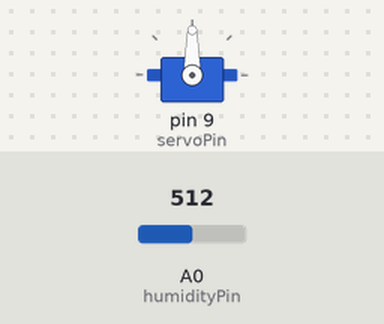
A sketch run on a simulated Arduino Uno, built with avr-gcc and run on an emulated ATmega328P. Parts: servo. Inputs (shaded band) come from the test bench; at power-on: A0 (humidityPin) = 512.

Above: at 1.8 s.
1.9 s: A0 (humidityPin) set to 686
3.4 s: A0 (humidityPin) set to 712
At 5.2 s:
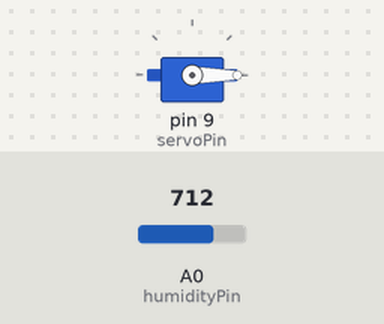
5.5 s: A0 (humidityPin) set to 690
At 6.7 s:
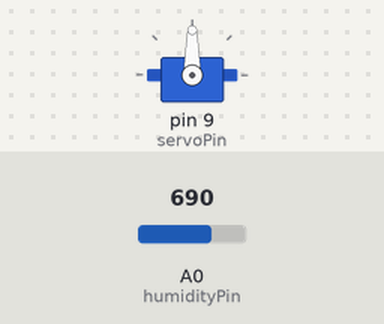
7.5 s: A0 (humidityPin) set to 710
At 9.4 s:
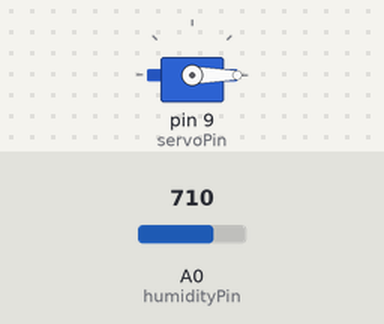
Timing chart, 0 to 10.5 s (numbered marks = the images above; inputs shaded):
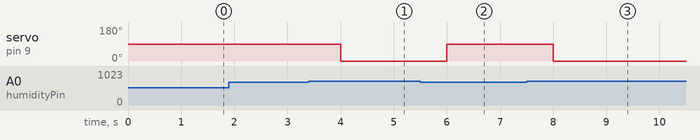

Measured:
- the behaviour switches between 700 and 701 on A0 (humidityPin) (found by bisection; images 0 and 1)
- after the input at 1.9 s, every drawn part: stays the same
- after the input at 3.4 s, servo on pin 9 (servoPin): 90° → 0° after 0.60 s
- after the input at 5.5 s, servo on pin 9 (servoPin): 0° → 90° after 0.50 s
- after the input at 7.5 s, servo on pin 9 (servoPin): 90° → 0° after 0.50 s

The sketch:

nt_Shelter_System_Using_Soil_Moisture_Sensor_and_Servo_Motor.ino
```cpp
#include <Servo.h>

#define HUMIDITY_THRESHOLD 700 // Adjust this value according to your sensor and soil moisture requirements

const int humidityPin = A0; // Connect the humidity sensor to analog pin A0
const int servoPin = 9; // Connect the servo motor signal wire to digital pin 9

Servo servo;

void setup() {
  pinMode(humidityPin, INPUT);
  servo.attach(servoPin);
}

void loop() {
  int humidityValue = analogRead(humidityPin);

  if (humidityValue > HUMIDITY_THRESHOLD) {
    // Soil is dry, activate servo to open shelter
    openShelter();
  } else {
    // Soil is moist, deactivate servo to close shelter
    closeShelter();
  }

  delay(1000); // Adjust delay as needed
}

void openShelter() {
  // Rotate servo to open shelter position
  servo.write(0); // Adjust angle as needed
}

void closeShelter() {
  // Rotate servo to close shelter position
  servo.write(90); // Adjust angle as needed
}
```
